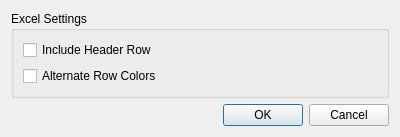
<?xml version="1.0" encoding="UTF-8"?>
<ui version="4.0">
 <class>ExportExcelDialog</class>
 <widget class="QDialog" name="ExportExcelDialog">
  <property name="geometry">
   <rect>
    <x>0</x>
    <y>0</y>
    <width>400</width>
    <height>137</height>
   </rect>
  </property>
  <property name="windowTitle">
   <string>Excel Export</string>
  </property>
  <layout class="QVBoxLayout" name="verticalLayout">
   <item>
    <widget class="QGroupBox" name="groupBox">
     <property name="title">
      <string>Excel Settings</string>
     </property>
     <layout class="QFormLayout" name="formLayout">
      <item row="0" column="0" colspan="2">
       <widget class="QCheckBox" name="header_check">
        <property name="text">
         <string>Include Header Row</string>
        </property>
       </widget>
      </item>
      <item row="1" column="0" colspan="2">
       <widget class="QCheckBox" name="row_colors_check">
        <property name="text">
         <string>Alternate Row Colors</string>
        </property>
       </widget>
      </item>
     </layout>
    </widget>
   </item>
   <item>
    <widget class="QDialogButtonBox" name="buttonBox">
     <property name="orientation">
      <enum>Qt::Horizontal</enum>
     </property>
     <property name="standardButtons">
      <set>QDialogButtonBox::Cancel|QDialogButtonBox::Ok</set>
     </property>
    </widget>
   </item>
  </layout>
 </widget>
 <tabstops>
  <tabstop>header_check</tabstop>
  <tabstop>row_colors_check</tabstop>
  <tabstop>buttonBox</tabstop>
 </tabstops>
 <resources/>
 <connections>
  <connection>
   <sender>buttonBox</sender>
   <signal>accepted()</signal>
   <receiver>ExportExcelDialog</receiver>
   <slot>accept()</slot>
   <hints>
    <hint type="sourcelabel">
     <x>248</x>
     <y>254</y>
    </hint>
    <hint type="destinationlabel">
     <x>157</x>
     <y>274</y>
    </hint>
   </hints>
  </connection>
  <connection>
   <sender>buttonBox</sender>
   <signal>rejected()</signal>
   <receiver>ExportExcelDialog</receiver>
   <slot>reject()</slot>
   <hints>
    <hint type="sourcelabel">
     <x>316</x>
     <y>260</y>
    </hint>
    <hint type="destinationlabel">
     <x>286</x>
     <y>274</y>
    </hint>
   </hints>
  </connection>
 </connections>
</ui>
